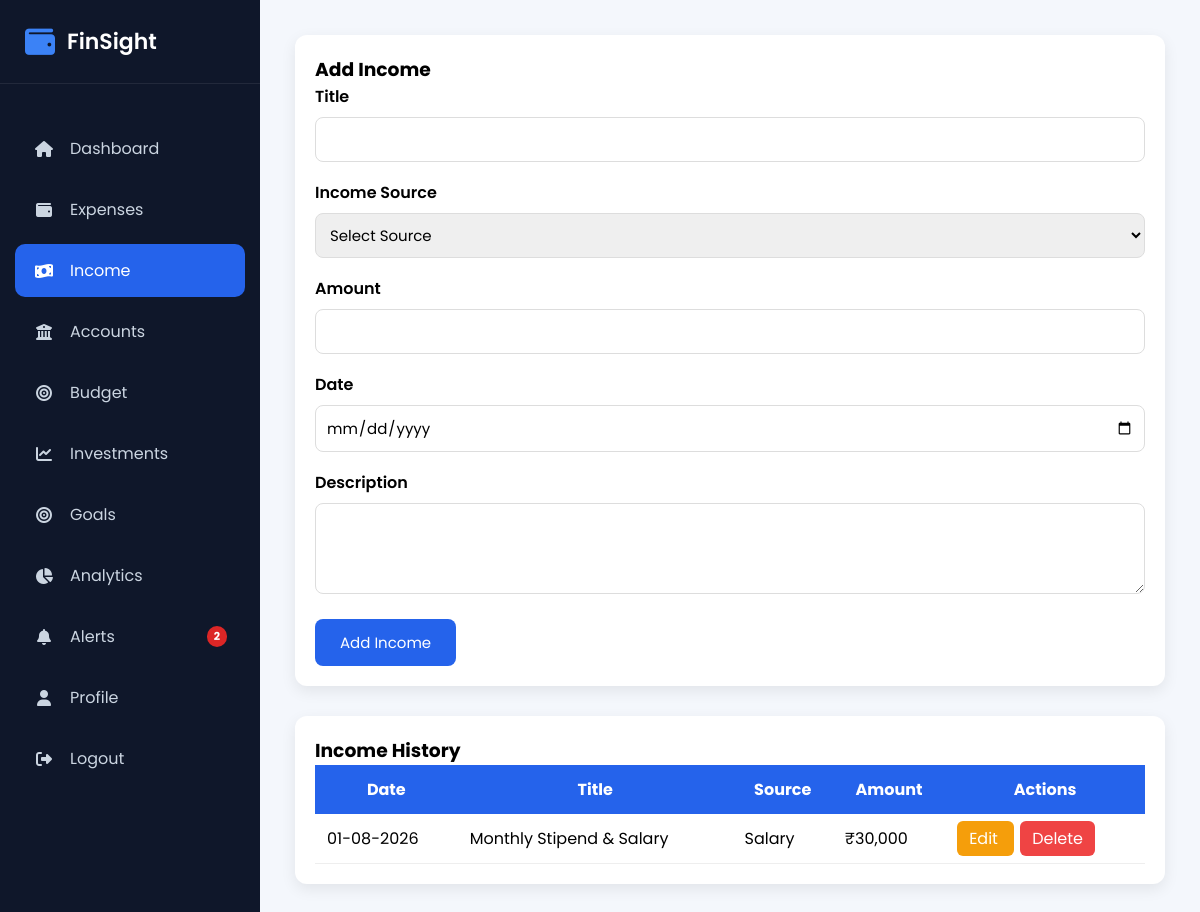
The app's page /income (signed in) with its own data.
### models/income.py (models this page shows)
class Income(db.Model):
    __tablename__ = "incomes"
    id = db.Column(db.Integer, primary_key=True)
    title = db.Column(db.String(100), nullable=False)
    source = db.Column(db.String(100), nullable=False)
    amount = db.Column(db.Float, nullable=False)
    income_date = db.Column(db.Date, nullable=False)
    description = db.Column(db.Text)
    created_at = db.Column(
        db.DateTime,
        default=datetime.utcnow
    )
    updated_at = db.Column(
        db.DateTime,
        default=datetime.utcnow,
        onupdate=datetime.utcnow
    )
    user_id = db.Column(
        db.Integer,
        db.ForeignKey("users.id"),
        nullable=False
    )

### routes/income.py (the view, shortened to what this page needs)
@income.route("/income", methods=["GET", "POST"])
@login_required
def incomes():
    incomes = Income.query.filter_by(user_id=current_user.id)\
        .order_by(Income.income_date.desc())\
        .all()
    return render_template(
        "income.html",
        incomes=incomes
    )

### app.py (called while the page is built)
@login_manager.user_loader
def load_user(user_id):
    return User.query.get(int(user_id))

@app.context_processor
def inject_global_vars():
    if current_user.is_authenticated:
        unread_count = FinancialAlert.query.filter_by(user_id=current_user.id, is_read=False).count()
        return dict(unread_alerts_count=unread_count)
    return dict(unread_alerts_count=0)

### templates/income.html (shortened to what this page needs)
{% extends "layout.html" %}
{% block css %}
<link rel="stylesheet" href="{{ url_for('static', filename='css/income.css') }}">
{% endblock %}
{% block content %}
<div class="income-container">
    <div class="income-form">
        <h3>Add Income</h3>
        <form method="POST">
            <div class="form-group">
                <label>Title</label>
                <input
                    type="text"
                    name="title"
                    required
                >
            </div>
            <div class="form-group">
                <label>Income Source</label>
                <select name="source" required>
                    <option value="">Select Source</option>
                </select>
            </div>
            <div class="form-group">
                <label>Amount</label>
                <input
                    type="number"
                    name="amount"
                    step="0.01"
                    required
                >
            </div>
            <div class="form-group">
                <label>Date</label>
                <input
                    type="date"
                    name="income_date"
                    required
                >
            </div>
            <div class="form-group">
                <label>Description</label>
                <textarea
                    name="description"
                    rows="3"
                ></textarea>
            </div>
            <button class="btn-save" type="submit">
                Add Income
            </button>
        </form>
    </div>
    <div class="income-table">
        <h3>Income History</h3>
        <table>
            <thead>
                <tr>
                    <th>Date</th>
                    <th>Title</th>
                    <th>Source</th>
                    <th>Amount</th>
                    <th>Actions</th>
                </tr>
            </thead>
            <tbody>
            {% if incomes %}
                {% for income in incomes %}
                <tr>
                    <td>{{ income.income_date.strftime("%d-%m-%Y") }}</td>
                    <td>{{ income.title }}</td>
                    <td>{{ income.source }}</td>
                    <td>₹{{ "{:,.0f}".format(income.amount) }}</td>
                    <td>
                        <a
                            href="{{ url_for('income.edit_income', id=income.id) }}"
                            class="btn-edit"
                        >
                            Edit
                        </a>
                        <a
                            href="{{ url_for('income.delete_income', id=income.id) }}"
                            class="btn-delete"
                            onclick="return confirm('Delete this income?')"
                        >
                            Delete
                        </a>
                    </td>
                </tr>
                {% endfor %}
            {% else %}
                <tr>
                    <td colspan="5" class="no-data">
                        No income records found.
                    </td>
                </tr>
            {% endif %}
            </tbody>
        </table>
    </div>
</div>
{% endblock %}

### static/css/layout.css (style rules this page uses)
* { margin:0; padding:0; box-sizing:border-box; font-family:'Poppins',sans-serif; }
body { background:#f4f7fc; }

### static/css/income.css (style rules this page uses)
.income-container { display:flex; gap:30px; align-items:flex-start; flex-wrap:wrap; }
.income-form, .income-table { background:#fff; border-radius:12px; padding:20px; box-shadow:0 5px 15px rgba(0,0,0,.08); }
.income-form { flex:1; min-width:320px; }
.income-table { flex:2; min-width:600px; }
.form-group { margin-bottom:18px; }
.form-group label { display:block; font-weight:600; margin-bottom:8px; }
.form-group input, .form-group select, .form-group textarea { width:100%; padding:10px; border:1px solid #ddd; border-radius:8px; font-size:15px; }
.btn-save { background:#2563eb; color:#fff; border:none; padding:12px 25px; border-radius:8px; cursor:pointer; font-size:15px; }
table { width:100%; border-collapse:collapse; }
table th { background:#2563eb; color:white; padding:12px; }
table td { padding:12px; border-bottom:1px solid #eee; }
.btn-edit { background:#f59e0b; color:white; padding:6px 12px; border-radius:6px; text-decoration:none; margin-right:6px; }
.btn-delete { background:#ef4444; color:white; padding:6px 12px; border-radius:6px; text-decoration:none; }

### records on screen
Income: income_date "01-08-2026", title "Monthly Stipend & Salary", source "Salary", amount "30,000"

### other values on screen
{{ unread_alerts_count }} "2"
